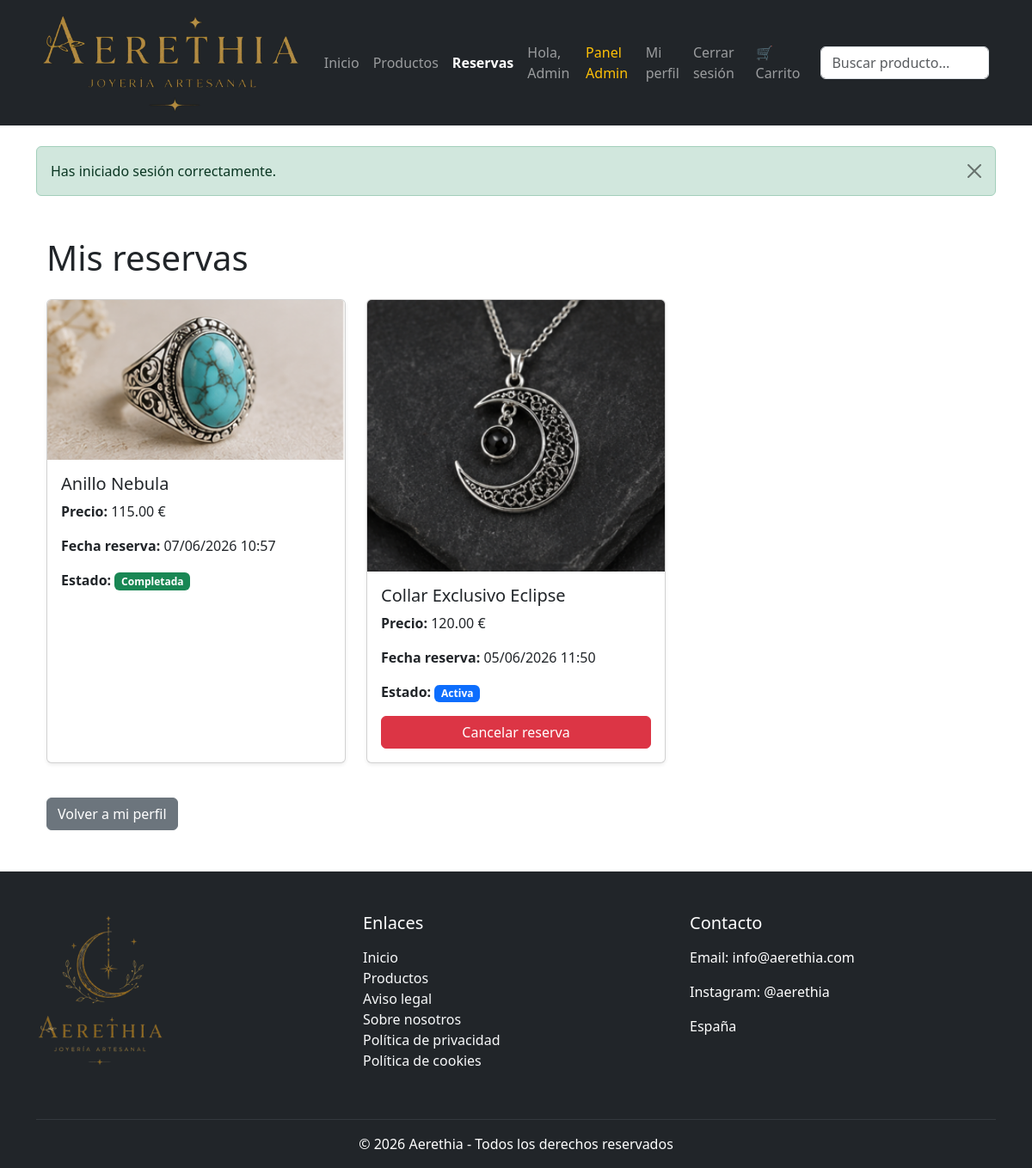
/index.php?controller=reserva&action=misReservas (signed in), run on the app's committed database.
### tables this page shows
CREATE TABLE `reservas` (
  `id_reserva` int(11) NOT NULL,
  `id_usuario` int(11) NOT NULL,
  `id_producto` int(11) NOT NULL,
  `fecha_reserva` datetime DEFAULT current_timestamp(),
  `estado` enum('activa','pendiente_pago','completada','cancelada') NOT NULL DEFAULT 'activa',
  `fecha_limite_pago` datetime DEFAULT NULL
);

CREATE TABLE `productos` (
  `id_producto` int(11) NOT NULL,
  `nombre` varchar(150) NOT NULL,
  `descripcion` text NOT NULL,
  `precio` decimal(10,2) NOT NULL,
  `imagen` varchar(255) DEFAULT NULL,
  `stock` int(11) DEFAULT 0,
  `exclusivo` tinyint(1) DEFAULT 0,
  `limite_reservas` int(11) DEFAULT 0,
  `id_categoria` int(11) NOT NULL,
  `activo` tinyint(1) DEFAULT 1,
  `fecha_creacion` datetime DEFAULT current_timestamp(),
  `id_piedra` int(11) DEFAULT NULL
);

### htdocs/app/controllers/ReservaController.php (called while the page is built, shortened)
<?php
require_once __DIR__ . "/../models/Reserva.php";
class ReservaController{
    public function misReservas(){
        $id_usuario = $_SESSION["usuario"]["id_usuario"];
        $reservas = Reserva::obtenerPorUsuario($id_usuario);
        require_once __DIR__ . "/../views/reservas/mis_reservas.php";
    }
}
?>

### htdocs/index.php (called while the page is built, shortened)
<?php
$action     = isset($_GET['action'])     ? $_GET['action']     : 'index';
$controllerObject = new $controllerName();
$controllerObject->$action();
?>

### htdocs/app/models/Reserva.php (called while the page is built, shortened)
<?php
class Reserva {
    public static function obtenerPorUsuario($id_usuario) {
        $db = Conexion::conectar();
        $sql = "SELECT
                    reservas.*,
                    productos.nombre,
                    productos.precio,
                    productos.imagen
                FROM reservas
                INNER JOIN productos
                    ON reservas.id_producto = productos.id_producto
                WHERE reservas.id_usuario = :id_usuario
                ORDER BY reservas.fecha_reserva DESC";
        $stmt = $db->prepare($sql);
        $stmt->bindParam(":id_usuario", $id_usuario, PDO::PARAM_INT);
        $stmt->execute();
        return $stmt->fetchAll(PDO::FETCH_ASSOC);
    }
}
?>

### htdocs/app/views/reservas/mis_reservas.php (the view, shortened to what this page needs)
<?php require_once __DIR__ . "/../layouts/header.php"; ?>
<div class="container mt-5">
    <h1 class="mb-4">Mis reservas</h1>
    <?php if (empty($reservas)): ?>
        <div class="alert alert-info">
            Todavía no tienes reservas.
        </div>
    <?php else: ?>
        <div class="row">
            <?php foreach ($reservas as $reserva): ?>
                <div class="col-md-4 mb-4">
                    <div class="card h-100 shadow-sm">
                        <img
                            src="<?= $reserva['imagen']; ?>"
                            class="card-img-top"
                            alt="<?= $reserva['nombre']; ?>"
                        >
                        <div class="card-body d-flex flex-column">
                            <h5 class="card-title">
                                <?= $reserva['nombre']; ?>
                            </h5>
                            <p>
                                <strong>Precio:</strong>
                                <?= $reserva['precio']; ?> €
                            </p>
                            <p>
                                <strong>Fecha reserva:</strong>
                                <?= date("d/m/Y H:i", strtotime($reserva['fecha_reserva'])); ?>
                            </p>
                            <p>
                                <strong>Estado:</strong>
                                <?php if ($reserva["estado"] == "activa"): ?>
                                    <span class="badge bg-primary">Activa</span>
                                <?php elseif ($reserva["estado"] == "pendiente_pago"): ?>
                                    <span class="badge bg-warning text-dark">Pendiente de pago</span>
                                <?php elseif ($reserva["estado"] == "completada"): ?>
                                    <span class="badge bg-success">Completada</span>
                                <?php elseif ($reserva["estado"] == "cancelada"): ?>
                                    <span class="badge bg-danger">Cancelada</span>
                                <?php else: ?>
                                    <span class="badge bg-secondary">Sin estado</span>
                                <?php endif; ?>
                            </p>
                            <?php if ($reserva["estado"] == "activa"): ?>
                                <a
                                    href="index.php?controller=reserva&action=cancelar&id=<?= $reserva['id_reserva']; ?>"
                                    class="btn btn-danger mt-auto"
                                    onclick="return confirm('¿Seguro que quieres cancelar esta reserva?');"
                                >
                                    Cancelar reserva
                                </a>
                            <?php endif; ?>
                        </div>
                    </div>
                </div>
            <?php endforeach; ?>
        </div>
    <?php endif; ?>
    <a href="index.php?controller=usuario&action=perfil" class="btn btn-secondary mt-3 mb-5">
        Volver a mi perfil
    </a>
</div>
<?php require_once __DIR__ . "/../layouts/footer.php"; ?>

### data on the page
reservas: id_producto.imagen (picture), id_producto.nombre "Anillo Nebula", id_producto.precio "115.00", fecha_reserva "07/06/2026 10:57", estado "Completada"
reservas: id_producto.imagen (picture), id_producto.nombre "Collar Exclusivo Eclipse", id_producto.precio "120.00", fecha_reserva "05/06/2026 11:50", estado "Activa"

### other printed values
$_SESSION["usuario"]["nombre"] "Admin"
$_SESSION["mensaje"] "Has iniciado sesión correctamente."
